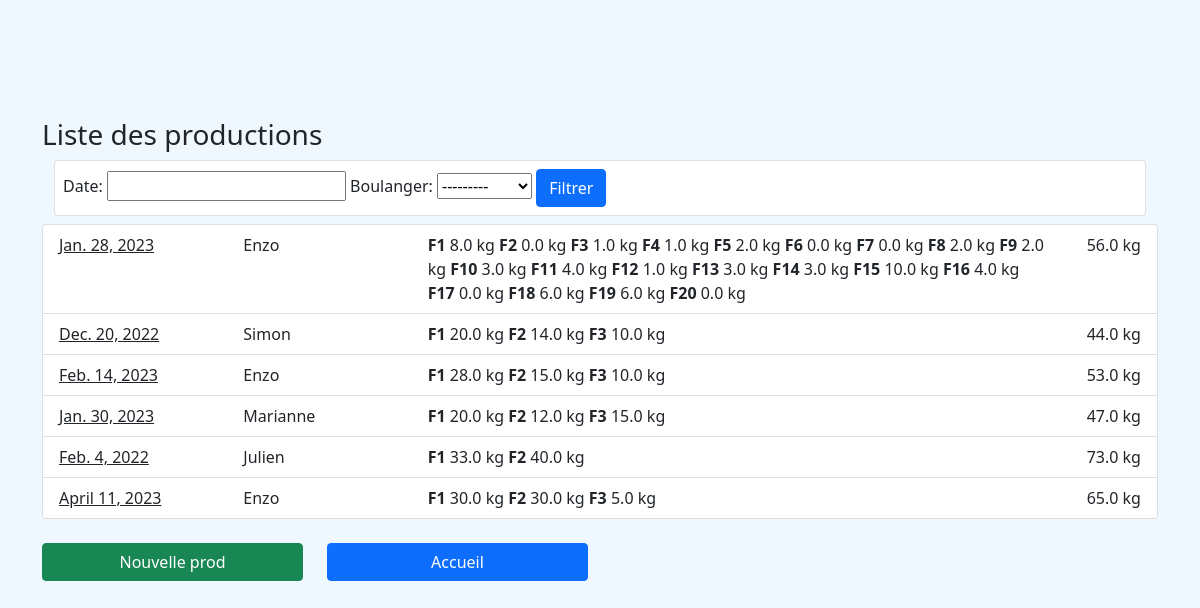
The app's page /prod/prodlist/, older data.
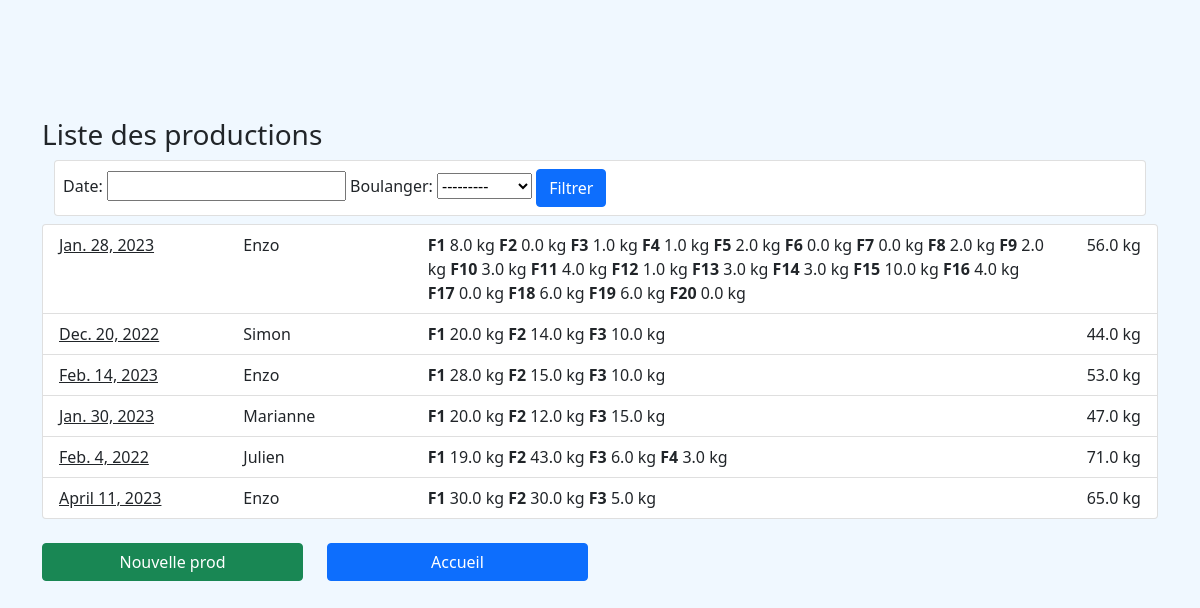
The same page, newer data.
### prod/models.py (models this page shows, shortened)
class Prod(models.Model):
    date = models.DateField(unique=True)
    boulanger = models.CharField(
        max_length=100, default="", null="", choices=boulanger_list
    )
    def get_absolute_url(self):
        return reverse("prod:prod_detail", kwargs={"pk": self.pk})
    @property
    def total_sum(self):
        childs = Data.objects.filter(prod_id=self)
        total = sum([c.total for c in childs])
        return total

class Data(models.Model):
    prod_id = models.ForeignKey(Prod, on_delete=models.CASCADE)
    T80 = models.FloatField(default=0)
    BuchNat = models.FloatField(default=0)
    BuchMG = models.FloatField(default=0)
    BuchRN = models.FloatField(default=0)
    BuchNoix = models.FloatField(
        default=0,
    )
    RizSar = models.FloatField(
        default=0,
    )
    PetEp = models.FloatField(
        default=0,
    )
    Brioche = models.FloatField(
        default=0,
    )
    Cookies = models.IntegerField(default=0)
    @property
    def total(self):
        return (
            self.T80
            + self.BuchNat
            + self.BuchMG
            + self.BuchRN
            + self.BuchNoix
            + self.RizSar
            + self.PetEp
            + self.Brioche
        )

### prod/views.py (the view)
# urls.py: path("prodlist/", views.ProdListView.as_view(), name="list_prod"),
class ProdListView(ListView):
    model = Prod
    template_name = "prod_list.html"
    def get_context_data(self, **kwargs):
        context = super(ProdListView, self).get_context_data(**kwargs)
        prodFilter = ProdFilter(self.request.GET, queryset=context["prod_list"])
        prod_list = prodFilter.qs
        context["prodFilter"] = prodFilter
        context["prod_list"] = prod_list
        return context

### templates/prod_list.html
{% extends 'base.html' %} {% block title %}Productions{% endblock %}
{% block content %}
<h1 class="h3">Liste des productions</h1>
<div id="searchbar_div">
  <div class="container mb-2">
    <div class="row">
      <div class="col">
        <div class="card card_body p-2">
          <form method="get">
            {{ prodFilter.form }}
            <button class="btn btn-primary" type="submit">Filtrer</button>
          </form>
        </div>
      </div>
    </div>
  </div>
</div>
{% if prod_list %}
<ul class="list-group">
  {% for prod in prod_list %}
  <li class="list-group-item">
    <div class="row">
      <div class="col-2">
        <a class="text-reset" href="{{ prod.get_absolute_url }}"
          >{{ prod.date }}
        </a>
      </div>
      <div class="col-2">{{ prod.boulanger }}</div>
      <div class="col-7">
        {% for data in prod.data_set.all%}
        <strong>F{{forloop.counter}}</strong> {{data.total}} kg {% endfor %}
      </div>
      <div class="col-1 text-end">{{ prod.total_sum}} kg</div>
    </div>
  </li>
  {% endfor %}
</ul>
{% else %}
<p>There are no prod to display.</p>
{% endif %}
<div class="row mt-4" id="button-row">
  <div class="col-3">
    <a
      href="{% url 'prod:add_prod' %}"
      role="button"
      class="btn btn-success w-100"
      >Nouvelle prod</a
    >
  </div>
  <div class="col-3">
    <a href="{% url 'prod:home' %}" role="button" class="btn btn-primary w-100"
      >Accueil</a
    >
  </div>
</div>
{% endblock content %}

Row changes from the older to the newer data that the page shows:
changed through a linked row, Prod "Feb. 4, 2022": total_sum "73.0" → "71.0"
changed Data (number 30 of 36 on the later page): total "33.0" → "19.0"
changed Data (number 31 of 36 on the later page): total "40.0" → "43.0"
added Data: total "6.0", shown under Prod "Feb. 4, 2022"
added Data: total "3.0", shown under Prod "Feb. 4, 2022"
